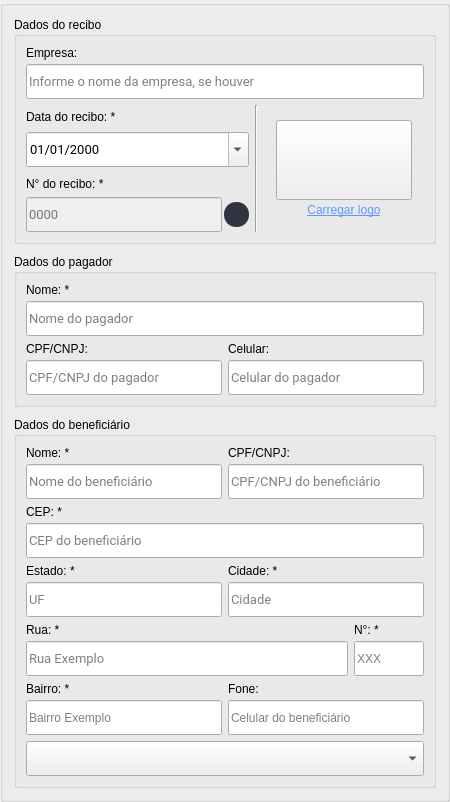
     <widget class="QGroupBox" name="verticalGroupBox_0">
      <property name="minimumSize">
       <size>
        <width>450</width>
        <height>0</height>
       </size>
      </property>
      <property name="styleSheet">
       <string notr="true">#verticalGroupBox {
border:none;
padding-top:0;
}</string>
      </property>
      <property name="title">
       <string/>
      </property>
      <layout class="QVBoxLayout" name="verticalLayout_18">
       <property name="spacing">
        <number>10</number>
       </property>
       <item>
        <widget class="QGroupBox" name="verticalGroupBox_0_0">
         <property name="styleSheet">
          <string notr="true"/>
         </property>
         <property name="title">
          <string>Dados do recibo</string>
         </property>
         <layout class="QVBoxLayout" name="verticalLayout_22">
          <item>
           <layout class="QVBoxLayout" name="verticalLayout_0_0_1">
            <property name="spacing">
             <number>4</number>
            </property>
            <item>
             <widget class="QLabel" name="company_label">
              <property name="sizePolicy">
               <sizepolicy hsizetype="Preferred" vsizetype="Fixed">
                <horstretch>0</horstretch>
                <verstretch>0</verstretch>
               </sizepolicy>
              </property>
              <property name="text">
               <string>Empresa:</string>
              </property>
             </widget>
            </item>
            <item>
             <widget class="QLineEdit" name="comp_edit">
              <property name="minimumSize">
               <size>
                <width>0</width>
                <height>35</height>
               </size>
              </property>
              <property name="font">
               <font>
                <family>Roboto</family>
                <pointsize>10</pointsize>
               </font>
              </property>
              <property name="styleSheet">
               <string notr="true"/>
              </property>
              <property name="placeholderText">
               <string>Informe o nome da empresa, se houver</string>
              </property>
              <property name="clearButtonEnabled">
               <bool>true</bool>
              </property>
             </widget>
            </item>
           </layout>
          </item>
          <item>
           <layout class="QHBoxLayout" name="horizontalLayout_0_0_0">
            <item>
             <layout class="QVBoxLayout" name="verticalGroupBox_0_0_0_1">
              <property name="spacing">
               <number>4</number>
              </property>
              <item>
               <layout class="QVBoxLayout" name="verticalLayout_0_0_0_1_0">
                <property name="spacing">
                 <number>4</number>
                </property>
                <item>
                 <widget class="QLabel" name="date_label">
                  <property name="sizePolicy">
                   <sizepolicy hsizetype="Preferred" vsizetype="Fixed">
                    <horstretch>0</horstretch>
                    <verstretch>0</verstretch>
                   </sizepolicy>
                  </property>
                  <property name="maximumSize">
                   <size>
                    <width>16777215</width>
                    <height>30</height>
                   </size>
                  </property>
                  <property name="text">
                   <string>Data do recibo: *</string>
                  </property>
                 </widget>
                </item>
                <item>
                 <widget class="QDateEdit" name="date_edit">
                  <property name="minimumSize">
                   <size>
                    <width>0</width>
                    <height>35</height>
                   </size>
                  </property>
                  <property name="font">
                   <font>
                    <family>Roboto</family>
                    <pointsize>10</pointsize>
                   </font>
                  </property>
                  <property name="wrapping">
                   <bool>false</bool>
                  </property>
                  <property name="displayFormat">
                   <string>dd/MM/yyyy</string>
                  </property>
                  <property name="calendarPopup">
                   <bool>true</bool>
                  </property>
                 </widget>
                </item>
               </layout>
              </item>
              <item>
               <layout class="QVBoxLayout" name="verticalLayout_0_0_0_1_1">
                <property name="spacing">
                 <number>0</number>
                </property>
                <item>
                 <widget class="QLabel" name="reicept_number">
                  <property name="sizePolicy">
                   <sizepolicy hsizetype="Preferred" vsizetype="Fixed">
                    <horstretch>0</horstretch>
                    <verstretch>0</verstretch>
                   </sizepolicy>
                  </property>
                  <property name="maximumSize">
                   <size>
                    <width>16777215</width>
                    <height>30</height>
                   </size>
                  </property>
                  <property name="text">
                   <string>N° do recibo: *</string>
                  </property>
                 </widget>
                </item>
                <item>
                 <layout class="QHBoxLayout" name="horizontalLayout_0_0_0_1_1_0">
                  <property name="spacing">
                   <number>2</number>
                  </property>
                  <item>
                   <widget class="QLineEdit" name="receipt_num_edit">
                    <property name="enabled">
                     <bool>false</bool>
                    </property>
                    <property name="minimumSize">
                     <size>
                      <width>0</width>
                      <height>35</height>
                     </size>
                    </property>
                    <property name="font">
                     <font>
                      <family>Roboto</family>
                      <pointsize>10</pointsize>
                     </font>
                    </property>
                    <property name="styleSheet">
                     <string notr="true"/>
                    </property>
                    <property name="placeholderText">
                     <string>0000</string>
                    </property>
                    <property name="clearButtonEnabled">
                     <bool>false</bool>
                    </property>
                   </widget>
                  </item>
                  <item>
                   <widget class="QPushButton" name="toggle_lock_num_btn">
                    <property name="minimumSize">
                     <size>
                      <width>25</width>
                      <height>25</height>
                     </size>
                    </property>
                    <property name="maximumSize">
                     <size>
                      <width>25</width>
                      <height>25</height>
                     </size>
                    </property>
                    <property name="toolTip">
                     <string>&lt;html&gt;&lt;head/&gt;&lt;body&gt;&lt;p&gt;Desbloquear número de recibo.&lt;/p&gt;&lt;p&gt;Se você desejar um número personalizado, clique aqui para desbloquear.&lt;/p&gt;&lt;/body&gt;&lt;/html&gt;</string>
                    </property>
                    <property name="styleSheet">
                     <string notr="true">QPushButton {
border-radius:12px;
background-color:#303440;
border:none;
}</string>
                    </property>
                    <property name="text">
                     <string/>
                    </property>
                    <property name="icon">
                     <iconset resource="assets.qrc">
                      <normaloff>:/padlock/assets/padlock.png</normaloff>:/padlock/assets/padlock.png</iconset>
                    </property>
                    <property name="checkable">
                     <bool>true</bool>
                    </property>
                   </widget>
                  </item>
                 </layout>
                </item>
               </layout>
              </item>
             </layout>
            </item>
            <item>
             <widget class="Line" name="line_0">
              <property name="orientation">
               <enum>Qt::Vertical</enum>
              </property>
             </widget>
            </item>
            <item>
             <widget class="QGroupBox" name="verticalGroupBox_0_0_0_0">
              <property name="sizePolicy">
               <sizepolicy hsizetype="Preferred" vsizetype="Fixed">
                <horstretch>0</horstretch>
                <verstretch>0</verstretch>
               </sizepolicy>
              </property>
              <property name="minimumSize">
               <size>
                <width>160</width>
                <height>120</height>
               </size>
              </property>
              <property name="toolTip">
               <string>&lt;html&gt;&lt;head/&gt;&lt;body&gt;&lt;p&gt;Carregar logo&lt;/p&gt;&lt;/body&gt;&lt;/html&gt;</string>
              </property>
              <property name="styleSheet">
               <string notr="true">QGroupBox{
padding-top:0;
border:none;
}</string>
              </property>
              <layout class="QVBoxLayout" name="verticalLayout_12">
               <property name="spacing">
                <number>0</number>
               </property>
               <item>
                <widget class="QPushButton" name="logo_btn">
                 <property name="minimumSize">
                  <size>
                   <width>0</width>
                   <height>80</height>
                  </size>
                 </property>
                 <property name="font">
                  <font>
                   <family>Roboto</family>
                   <pointsize>10</pointsize>
                  </font>
                 </property>
                 <property name="cursor">
                  <cursorShape>PointingHandCursor</cursorShape>
                 </property>
                 <property name="styleSheet">
                  <string notr="true">border-bottom:none;</string>
                 </property>
                 <property name="icon">
                  <iconset resource="assets.qrc">
                   <normaloff>:/logo/assets/photo.png</normaloff>:/logo/assets/photo.png</iconset>
                 </property>
                 <property name="iconSize">
                  <size>
                   <width>120</width>
                   <height>60</height>
                  </size>
                 </property>
                </widget>
               </item>
               <item>
                <widget class="QPushButton" name="logo_load_btn">
                 <property name="minimumSize">
                  <size>
                   <width>0</width>
                   <height>20</height>
                  </size>
                 </property>
                 <property name="cursor">
                  <cursorShape>PointingHandCursor</cursorShape>
                 </property>
                 <property name="styleSheet">
                  <string notr="true">text-decoration:underline;
background-color:transparent;
color:#5b9aff;
border-top:none;</string>
                 </property>
                 <property name="text">
                  <string>Carregar logo</string>
                 </property>
                </widget>
               </item>
              </layout>
             </widget>
            </item>
           </layout>
          </item>
         </layout>
        </widget>
       </item>
       <item>
        <widget class="QGroupBox" name="verticalGroupBox_0_1">
         <property name="title">
          <string>Dados do pagador</string>
         </property>
         <layout class="QVBoxLayout" name="verticalLayout">
          <item>
           <layout class="QVBoxLayout" name="verticalLayout_0_1_1">
            <property name="spacing">
             <number>4</number>
            </property>
            <item>
             <widget class="QLabel" name="name_label_0">
              <property name="sizePolicy">
               <sizepolicy hsizetype="Minimum" vsizetype="Fixed">
                <horstretch>0</horstretch>
                <verstretch>0</verstretch>
               </sizepolicy>
              </property>
              <property name="text">
               <string>Nome: *</string>
              </property>
             </widget>
            </item>
            <item>
             <widget class="QLineEdit" name="payer_nam_edit">
              <property name="minimumSize">
               <size>
                <width>0</width>
                <height>35</height>
               </size>
              </property>
              <property name="font">
               <font>
                <family>Roboto</family>
                <pointsize>10</pointsize>
               </font>
              </property>
              <property name="styleSheet">
               <string notr="true"/>
              </property>
              <property name="placeholderText">
               <string>Nome do pagador</string>
              </property>
              <property name="clearButtonEnabled">
               <bool>true</bool>
              </property>
             </widget>
            </item>
           </layout>
          </item>
          <item>
           <layout class="QHBoxLayout" name="horizontalLayout_0_1_0">
            <item>
             <layout class="QVBoxLayout" name="verticalLayout_0_1_0_0">
              <property name="spacing">
               <number>4</number>
              </property>
              <item>
               <widget class="QLabel" name="cpf_label_0">
                <property name="sizePolicy">
                 <sizepolicy hsizetype="Minimum" vsizetype="Fixed">
                  <horstretch>0</horstretch>
                  <verstretch>0</verstretch>
                 </sizepolicy>
                </property>
                <property name="text">
                 <string>CPF/CNPJ:</string>
                </property>
               </widget>
              </item>
              <item>
               <widget class="QLineEdit" name="payer_cpf_edit">
                <property name="minimumSize">
                 <size>
                  <width>0</width>
                  <height>35</height>
                 </size>
                </property>
                <property name="font">
                 <font>
                  <family>Roboto</family>
                  <pointsize>10</pointsize>
                 </font>
                </property>
                <property name="styleSheet">
                 <string notr="true"/>
                </property>
                <property name="placeholderText">
                 <string>CPF/CNPJ do pagador</string>
                </property>
                <property name="clearButtonEnabled">
                 <bool>true</bool>
                </property>
               </widget>
              </item>
             </layout>
            </item>
            <item>
             <layout class="QVBoxLayout" name="verticalLayout_0_1_0_1">
              <property name="spacing">
               <number>4</number>
              </property>
              <item>
               <widget class="QLabel" name="phone_label_0">
                <property name="sizePolicy">
                 <sizepolicy hsizetype="Minimum" vsizetype="Fixed">
                  <horstretch>0</horstretch>
                  <verstretch>0</verstretch>
                 </sizepolicy>
                </property>
                <property name="text">
                 <string>Celular:</string>
                </property>
               </widget>
              </item>
              <item>
               <widget class="QLineEdit" name="payer_pho_edit">
                <property name="minimumSize">
                 <size>
                  <width>0</width>
                  <height>35</height>
                 </size>
                </property>
                <property name="font">
                 <font>
                  <family>Roboto</family>
                  <pointsize>10</pointsize>
                 </font>
                </property>
                <property name="styleSheet">
                 <string notr="true"/>
                </property>
                <property name="placeholderText">
                 <string>Celular do pagador</string>
                </property>
                <property name="clearButtonEnabled">
                 <bool>true</bool>
                </property>
               </widget>
              </item>
             </layout>
            </item>
           </layout>
          </item>
         </layout>
        </widget>
       </item>
       <item>
        <widget class="QGroupBox" name="verticalGroupBox_0_2">
         <property name="title">
          <string>Dados do beneficiário</string>
         </property>
         <layout class="QVBoxLayout" name="verticalLayout_6">
          <item>
           <layout class="QHBoxLayout" name="horizontalLayout_0_2_2">
            <item>
             <layout class="QVBoxLayout" name="verticalLayout_0_2_2_0">
              <property name="spacing">
               <number>4</number>
              </property>
              <item>
               <widget class="QLabel" name="name_label_1">
                <property name="sizePolicy">
                 <sizepolicy hsizetype="Minimum" vsizetype="Preferred">
                  <horstretch>0</horstretch>
                  <verstretch>0</verstretch>
                 </sizepolicy>
                </property>
                <property name="text">
                 <string>Nome: *</string>
                </property>
               </widget>
              </item>
              <item>
               <widget class="QLineEdit" name="benef_nam_edit">
                <property name="minimumSize">
                 <size>
                  <width>0</width>
                  <height>35</height>
                 </size>
                </property>
                <property name="font">
                 <font>
                  <family>Roboto</family>
                  <pointsize>10</pointsize>
                 </font>
                </property>
                <property name="styleSheet">
                 <string notr="true"/>
                </property>
                <property name="placeholderText">
                 <string>Nome do beneficiário</string>
                </property>
                <property name="clearButtonEnabled">
                 <bool>true</bool>
                </property>
               </widget>
              </item>
             </layout>
            </item>
            <item>
             <layout class="QVBoxLayout" name="verticalLayout_0_2_2_1">
              <property name="spacing">
               <number>4</number>
              </property>
              <item>
               <widget class="QLabel" name="cpf_label_1">
                <property name="sizePolicy">
                 <sizepolicy hsizetype="Minimum" vsizetype="Preferred">
                  <horstretch>0</horstretch>
                  <verstretch>0</verstretch>
                 </sizepolicy>
                </property>
                <property name="text">
                 <string>CPF/CNPJ:</string>
                </property>
               </widget>
              </item>
              <item>
               <widget class="QLineEdit" name="benef_cpf_edit">
                <property name="minimumSize">
                 <size>
                  <width>0</width>
                  <height>35</height>
                 </size>
                </property>
                <property name="font">
                 <font>
                  <family>Roboto</family>
                  <pointsize>10</pointsize>
                 </font>
                </property>
                <property name="styleSheet">
                 <string notr="true"/>
                </property>
                <property name="placeholderText">
                 <string>CPF/CNPJ do beneficiário</string>
                </property>
                <property name="clearButtonEnabled">
                 <bool>true</bool>
                </property>
               </widget>
              </item>
             </layout>
            </item>
           </layout>
          </item>
          <item>
           <layout class="QVBoxLayout" name="verticalLayout_0_2_4">
            <property name="spacing">
             <number>4</number>
            </property>
            <item>
             <widget class="QLabel" name="cep_label">
              <property name="sizePolicy">
               <sizepolicy hsizetype="Preferred" vsizetype="Fixed">
                <horstretch>0</horstretch>
                <verstretch>0</verstretch>
               </sizepolicy>
              </property>
              <property name="text">
               <string>CEP: *</string>
              </property>
             </widget>
            </item>
            <item>
             <widget class="QLineEdit" name="benef_cep_edit">
              <property name="minimumSize">
               <size>
                <width>0</width>
                <height>35</height>
               </size>
              </property>
              <property name="font">
               <font>
                <family>Roboto</family>
                <pointsize>10</pointsize>
               </font>
              </property>
              <property name="styleSheet">
               <string notr="true"/>
              </property>
              <property name="placeholderText">
               <string>CEP do beneficiário</string>
              </property>
              <property name="clearButtonEnabled">
               <bool>true</bool>
              </property>
             </widget>
            </item>
           </layout>
          </item>
          <item>
           <layout class="QHBoxLayout" name="horizontalLayout_0_2_1">
            <item>
             <layout class="QVBoxLayout" name="verticalLayout_0_2_1_0">
              <property name="spacing">
               <number>4</number>
              </property>
              <item>
               <widget class="QLabel" name="state_label">
                <property name="text">
                 <string>Estado: *</string>
                </property>
               </widget>
              </item>
              <item>
               <widget class="QLineEdit" name="benef_sta_edit">
                <property name="minimumSize">
                 <size>
                  <width>0</width>
                  <height>35</height>
                 </size>
                </property>
                <property name="font">
                 <font>
                  <family>Roboto</family>
                  <pointsize>10</pointsize>
                 </font>
                </property>
                <property name="styleSheet">
                 <string notr="true"/>
                </property>
                <property name="placeholderText">
                 <string>UF</string>
                </property>
                <property name="clearButtonEnabled">
                 <bool>true</bool>
                </property>
               </widget>
              </item>
             </layout>
            </item>
            <item>
             <layout class="QVBoxLayout" name="verticalLayout_0_2_1_1">
              <property name="spacing">
               <number>4</number>
              </property>
              <item>
               <widget class="QLabel" name="city_label">
                <property name="sizePolicy">
                 <sizepolicy hsizetype="Preferred" vsizetype="Fixed">
                  <horstretch>0</horstretch>
                  <verstretch>0</verstretch>
                 </sizepolicy>
                </property>
                <property name="text">
                 <string>Cidade: *</string>
                </property>
               </widget>
              </item>
              <item>
               <widget class="QLineEdit" name="benef_cit_edit">
                <property name="minimumSize">
                 <size>
                  <width>0</width>
                  <height>35</height>
                 </size>
                </property>
                <property name="font">
                 <font>
                  <family>Roboto</family>
                  <pointsize>10</pointsize>
                 </font>
                </property>
                <property name="styleSheet">
                 <string notr="true"/>
                </property>
                <property name="placeholderText">
                 <string>Cidade</string>
                </property>
                <property name="clearButtonEnabled">
                 <bool>true</bool>
                </property>
               </widget>
              </item>
             </layout>
            </item>
           </layout>
          </item>
          <item>
           <layout class="QHBoxLayout" name="horizontalLayout_0_2_3">
            <item>
             <layout class="QVBoxLayout" name="verticalLayout_0_2_3_0">
              <property name="spacing">
               <number>4</number>
              </property>
              <item>
               <widget class="QLabel" name="street_label">
                <property name="sizePolicy">
                 <sizepolicy hsizetype="Preferred" vsizetype="Fixed">
                  <horstretch>0</horstretch>
                  <verstretch>0</verstretch>
                 </sizepolicy>
                </property>
                <property name="text">
                 <string>Rua: *</string>
                </property>
               </widget>
              </item>
              <item>
               <widget class="QLineEdit" name="benef_str_edit">
                <property name="minimumSize">
                 <size>
                  <width>0</width>
                  <height>35</height>
                 </size>
                </property>
                <property name="font">
                 <font>
                  <family>Roboto</family>
                  <pointsize>10</pointsize>
                 </font>
                </property>
                <property name="placeholderText">
                 <string>Rua Exemplo</string>
                </property>
                <property name="clearButtonEnabled">
                 <bool>true</bool>
                </property>
               </widget>
              </item>
             </layout>
            </item>
            <item>
             <layout class="QVBoxLayout" name="verticalLayout_0_2_3_1">
              <property name="spacing">
               <number>4</number>
              </property>
              <item>
               <widget class="QLabel" name="number_label">
                <property name="text">
                 <string>N°: *</string>
                </property>
               </widget>
              </item>
              <item>
               <widget class="QLineEdit" name="benef_num_edit">
                <property name="sizePolicy">
                 <sizepolicy hsizetype="Fixed" vsizetype="Fixed">
                  <horstretch>0</horstretch>
                  <verstretch>0</verstretch>
                 </sizepolicy>
                </property>
                <property name="minimumSize">
                 <size>
                  <width>0</width>
                  <height>35</height>
                 </size>
                </property>
                <property name="maximumSize">
                 <size>
                  <width>70</width>
                  <height>16777215</height>
                 </size>
                </property>
                <property name="placeholderText">
                 <string>XXX</string>
                </property>
                <property name="clearButtonEnabled">
                 <bool>true</bool>
                </property>
               </widget>
              </item>
             </layout>
            </item>
           </layout>
          </item>
          <item>
           <layout class="QHBoxLayout" name="horizontalLayout_0_2_0">
            <item>
             <layout class="QVBoxLayout" name="verticalLayout_0_2_0_0">
              <property name="spacing">
               <number>4</number>
              </property>
              <item>
               <widget class="QLabel" name="neighborhood_label">
                <property name="sizePolicy">
                 <sizepolicy hsizetype="Preferred" vsizetype="Fixed">
                  <horstretch>0</horstretch>
                  <verstretch>0</verstretch>
                 </sizepolicy>
                </property>
                <property name="text">
                 <string>Bairro: *</string>
                </property>
               </widget>
              </item>
              <item>
               <widget class="QLineEdit" name="benef_nei_edit">
                <property name="minimumSize">
                 <size>
                  <width>0</width>
                  <height>35</height>
                 </size>
                </property>
                <property name="placeholderText">
                 <string>Bairro Exemplo</string>
                </property>
               </widget>
              </item>
             </layout>
            </item>
            <item>
             <layout class="QVBoxLayout" name="verticalLayout_0_2_0_1">
              <property name="spacing">
               <number>4</number>
              </property>
              <item>
               <widget class="QLabel" name="phone_label_1">
                <property name="sizePolicy">
                 <sizepolicy hsizetype="Preferred" vsizetype="Fixed">
                  <horstretch>0</horstretch>
                  <verstretch>0</verstretch>
                 </sizepolicy>
                </property>
                <property name="text">
                 <string>Fone:</string>
                </property>
               </widget>
              </item>
              <item>
               <widget class="QLineEdit" name="benef_pho_edit">
                <property name="minimumSize">
                 <size>
                  <width>0</width>
                  <height>35</height>
                 </size>
                </property>
                <property name="placeholderText">
                 <string>Celular do beneficiário</string>
                </property>
               </widget>
              </item>
             </layout>
            </item>
           </layout>
          </item>
          <item>
           <widget class="QComboBox" name="country_combo">
            <property name="minimumSize">
             <size>
              <width>0</width>
              <height>35</height>
             </size>
            </property>
            <property name="font">
             <font>
              <family>Roboto</family>
              <pointsize>10</pointsize>
             </font>
            </property>
            <property name="styleSheet">
             <string notr="true"/>
            </property>
            <property name="placeholderText">
             <string>Selecione o país</string>
            </property>
           </widget>
          </item>
         </layout>
        </widget>
       </item>
      </layout>
     </widget>
